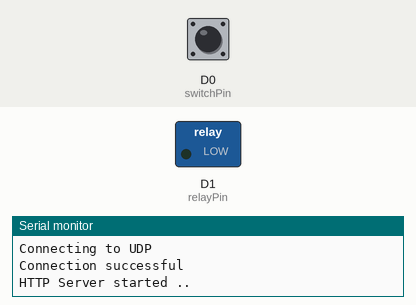
This sketch was run on a simulated ESP8266 (Wemos D1 mini). Shown: switched loads named in the sketch (green lamp = pin HIGH), the last lines printed to the serial monitor. Inputs (shaded band) come from the test bench; at power-on: D0 (switchPin) LOW. WiFi joins after 1.5 s; servers stay silent unless stated.

Above: at 2.7 s.
2.8 s: D0 (switchPin) pulled HIGH for 0.15 s
At 3.4 s:
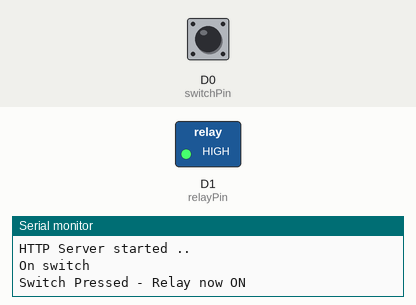
6.0 s: D0 (switchPin) pulled HIGH for 1 s
At 8.1 s:
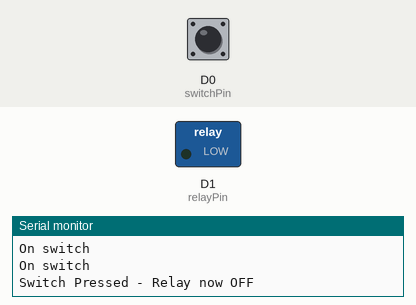
8.5 s: D0 (switchPin) pulled HIGH for 3.2 s
At 12.7 s:
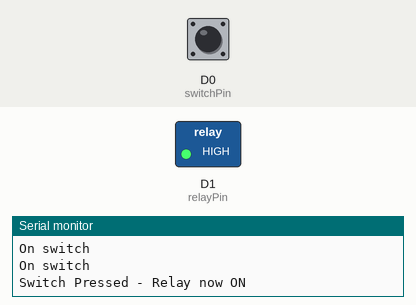
Timing chart, 0 to 14.2 s (numbered marks = the images above; inputs shaded):
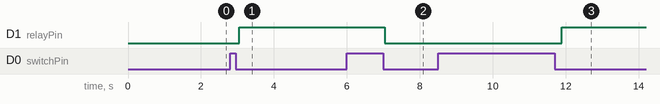

The sketch:

WemosRelaySwitch.ino
```cpp
#include <ESP8266WiFi.h>
#include <ESP8266WebServer.h>
#include <WiFiUdp.h>
#include <functional>

void prepareIds();
boolean connectWifi();
boolean connectUDP();
void startHttpServer();
void turnOnRelay();
void turnOffRelay();

const char* ssid = "YOUR_SSID";
const char* password = "YOUR_PASSWORD";

unsigned int localPort = 1900;      // local port to listen on

WiFiUDP UDP;
boolean udpConnected = false;
IPAddress ipMulti(239, 255, 255, 250);
unsigned int portMulti = 1900;      // local port to listen on

ESP8266WebServer HTTP(80);

boolean wifiConnected = false;

char packetBuffer[UDP_TX_PACKET_MAX_SIZE]; //buffer to hold incoming packet,

String serial;
String persistent_uuid;
String device_name;

const int relayPin = D1;
const int switchPin = D0;

boolean cannotConnectToWifi = false;

int switchState = 0;

void setup() {
  Serial.begin(115200);

  // Setup Relay
  pinMode(relayPin, OUTPUT);

  // Setup Switch
  pinMode(switchPin, INPUT);

  turnOffRelay();
  switchState = 0;
  Serial.println("Setting relay to off - setting value to 0");

  prepareIds();

  // Initialise wifi connection
  wifiConnected = connectWifi();

  // only proceed if wifi connection successful
  if(wifiConnected){
    udpConnected = connectUDP();

    if (udpConnected){
      // initialise pins if needed
      startHttpServer();
    }
  }
}

void loop() {


  if (digitalRead(switchPin)){
  Serial.println("On switch");
  delay(250);
  if (!digitalRead(switchPin)){
  switchState = !switchState;
  Serial.print("Switch Pressed - Relay now ");

// Show and change Relay State
  if (switchState){
    Serial.println("ON");
     turnOnRelay();
  }
    else
    {
    Serial.println("OFF");
     turnOffRelay();
    }
  delay(500);
  }
  }

  HTTP.handleClient();
  delay(1);


  // if there's data available, read a packet
  // check if the WiFi and UDP connections were successful
  if(wifiConnected){
    if(udpConnected){
      // if there’s data available, read a packet
      int packetSize = UDP.parsePacket();

      if(packetSize) {
        Serial.println("");
        Serial.print("Received packet of size ");
        Serial.println(packetSize);
        Serial.print("From ");
        IPAddress remote = UDP.remoteIP();

        for (int i =0; i < 4; i++) {
          Serial.print(remote[i], DEC);
          if (i < 3) {
            Serial.print(".");
          }
        }

        Serial.print(", port ");
        Serial.println(UDP.remotePort());

        int len = UDP.read(packetBuffer, 255);

        if (len > 0) {
            packetBuffer[len] = 0;
        }

        String request = packetBuffer;
        //Serial.println("Request:");
        //Serial.println(request);

        if(request.indexOf('M-SEARCH') > 0) {
            if(request.indexOf("urn:Belkin:device:**") > 0) {
                Serial.println("Responding to search request ...");
                respondToSearch();
            }
        }
      }

      delay(10);
    }
  } else {
      // Turn on/off to indicate cannot connect ..
  }
}

void prepareIds() {
  uint32_t chipId = ESP.getChipId();
  char uuid[64];
  sprintf_P(uuid, PSTR("38323636-4558-4dda-9188-cda0e6%02x%02x%02x"),
        (uint16_t) ((chipId >> 16) & 0xff),
        (uint16_t) ((chipId >>  8) & 0xff),
        (uint16_t)   chipId        & 0xff);

  serial = String(uuid);
  persistent_uuid = "Socket-1_0-" + serial;
  device_name = "NAME_YOUR_DEVICE_HERE";
}

void respondToSearch() {
    Serial.println("");
    Serial.print("Sending response to ");
    Serial.println(UDP.remoteIP());
    Serial.print("Port : ");
    Serial.println(UDP.remotePort());

    IPAddress localIP = WiFi.localIP();
    char s[16];
    sprintf(s, "%d.%d.%d.%d", localIP[0], localIP[1], localIP[2], localIP[3]);

    String response =
         "HTTP/1.1 200 OK\r\n"
         "CACHE-CONTROL: max-age=86400\r\n"
         "DATE: Fri, 15 Apr 2016 04:56:29 GMT\r\n"
         "EXT:\r\n"
         "LOCATION: http://" + String(s) + ":80/setup.xml\r\n"
         "OPT: \"http://schemas.upnp.org/upnp/1/0/\"; ns=01\r\n"
         "01-NLS: b9200ebb-736d-4b93-bf03-835149d13983\r\n"
         "SERVER: Unspecified, UPnP/1.0, Unspecified\r\n"
         "ST: urn:Belkin:device:**\r\n"
         "USN: uuid:" + persistent_uuid + "::urn:Belkin:device:**\r\n"
         "X-User-Agent: redsonic\r\n\r\n";

    UDP.beginPacket(UDP.remoteIP(), UDP.remotePort());
    UDP.write(response.c_str());
    UDP.endPacket();

     Serial.println("Response sent !");
}

void startHttpServer() {
    HTTP.on("/index.html", HTTP_GET, [](){
      Serial.println("Got Request index.html ...\n");
      HTTP.send(200, "text/plain", "Bedroom Light");
    });

    HTTP.on("/upnp/control/basicevent1", HTTP_POST, []() {
      Serial.println("########## Responding to  /upnp/control/basicevent1 ... ##########");

      //for (int x=0; x <= HTTP.args(); x++) {
      //  Serial.println(HTTP.arg(x));
      //}

      String request = HTTP.arg(0);
      Serial.print("request:");
      Serial.println(request);

      if(request.indexOf("<BinaryState>1</BinaryState>") > 0) {
          Serial.println("Got Turn on request");
          turnOnRelay();
      }

      if(request.indexOf("<BinaryState>0</BinaryState>") > 0) {
          Serial.println("Got Turn off request");
          turnOffRelay();
      }

      HTTP.send(200, "text/plain", "");
    });

    HTTP.on("/eventservice.xml", HTTP_GET, [](){
      Serial.println(" ########## Responding to eventservice.xml ... ########\n");
      String eventservice_xml = "<?scpd xmlns=\"urn:Belkin:service-1-0\"?>"
            "<actionList>"
              "<action>"
                "<name>SetBinaryState</name>"
                "<argumentList>"
                  "<argument>"
                    "<retval/>"
                    "<name>BinaryState</name>"
                    "<relatedStateVariable>BinaryState</relatedStateVariable>"
                    "<direction>in</direction>"
                  "</argument>"
                "</argumentList>"
                 "<serviceStateTable>"
                  "<stateVariable sendEvents=\"yes\">"
                    "<name>BinaryState</name>"
                    "<dataType>Boolean</dataType>"
                    "<defaultValue>0</defaultValue>"
                  "</stateVariable>"
                  "<stateVariable sendEvents=\"yes\">"
                    "<name>level</name>"
                    "<dataType>string</dataType>"
                    "<defaultValue>0</defaultValue>"
                  "</stateVariable>"
                "</serviceStateTable>"
              "</action>"
            "</scpd>\r\n"
            "\r\n";

      HTTP.send(200, "text/plain", eventservice_xml.c_str());
    });

    HTTP.on("/setup.xml", HTTP_GET, [](){
      Serial.println(" ########## Responding to setup.xml ... ########\n");

      IPAddress localIP = WiFi.localIP();
      char s[16];
      sprintf(s, "%d.%d.%d.%d", localIP[0], localIP[1], localIP[2], localIP[3]);

      String setup_xml = "<?xml version=\"1.0\"?>"
            "<root>"
             "<device>"
                "<deviceType>urn:Belkin:device:controllee:1</deviceType>"
                "<friendlyName>"+ device_name +"</friendlyName>"
                "<manufacturer>Belkin International Inc.</manufacturer>"
                "<modelName>Emulated Socket</modelName>"
                "<modelNumber>3.1415</modelNumber>"
                "<UDN>uuid:"+ persistent_uuid +"</UDN>"
                "<serialNumber>221517K0101769</serialNumber>"
                "<binaryState>0</binaryState>"
                "<serviceList>"
                  "<service>"
                      "<serviceType>urn:Belkin:service:basicevent:1</serviceType>"
                      "<serviceId>urn:Belkin:serviceId:basicevent1</serviceId>"
                      "<controlURL>/upnp/control/basicevent1</controlURL>"
                      "<eventSubURL>/upnp/event/basicevent1</eventSubURL>"
                      "<SCPDURL>/eventservice.xml</SCPDURL>"
                  "</service>"
              "</serviceList>"
              "</device>"
            "</root>\r\n"
            "\r\n";

        HTTP.send(200, "text/xml", setup_xml.c_str());

        Serial.print("Sending :");
        Serial.println(setup_xml);
    });

    HTTP.begin();
    Serial.println("HTTP Server started ..");
}


// connect to wifi – returns true if successful or false if not
boolean connectWifi(){
  boolean state = true;
  int i = 0;

  WiFi.mode(WIFI_STA);
  WiFi.begin(ssid, password);
  Serial.println("");
  Serial.println("Connecting to WiFi");

  // Wait for connection
  Serial.print("Connecting ...");
  while (WiFi.status() != WL_CONNECTED) {
    delay(500);
    Serial.print(".");
    if (i > 10){
      state = false;
      break;
    }
    i++;
  }

  if (state){
    Serial.println("");
    Serial.print("Connected to ");
    Serial.println(ssid);
    Serial.print("IP address: ");
    Serial.println(WiFi.localIP());
  }
  else {
    Serial.println("");
    Serial.println("Connection failed.");
  }

  return state;
}

boolean connectUDP(){
  boolean state = false;

  Serial.println("");
  Serial.println("Connecting to UDP");

  if(UDP.beginMulticast(WiFi.localIP(), ipMulti, portMulti)) {
    Serial.println("Connection successful");
    state = true;
  }
  else{
    Serial.println("Connection failed");
  }

  return state;
}

void turnOnRelay() {
 digitalWrite(relayPin, HIGH); // turn on relay with voltage HIGH
 switchState = 1;
}

void turnOffRelay() {
  digitalWrite(relayPin, LOW);  // turn off relay with voltage LOW
  switchState = 0;
}
```

Measured:
- after the input at 2.8 s, D1 (relayPin): LOW → HIGH after 0.25 s
- after the input at 6.0 s, D1 (relayPin): HIGH → LOW after 1.0 s
- after the input at 8.5 s, D1 (relayPin): LOW → HIGH after 3.4 s
